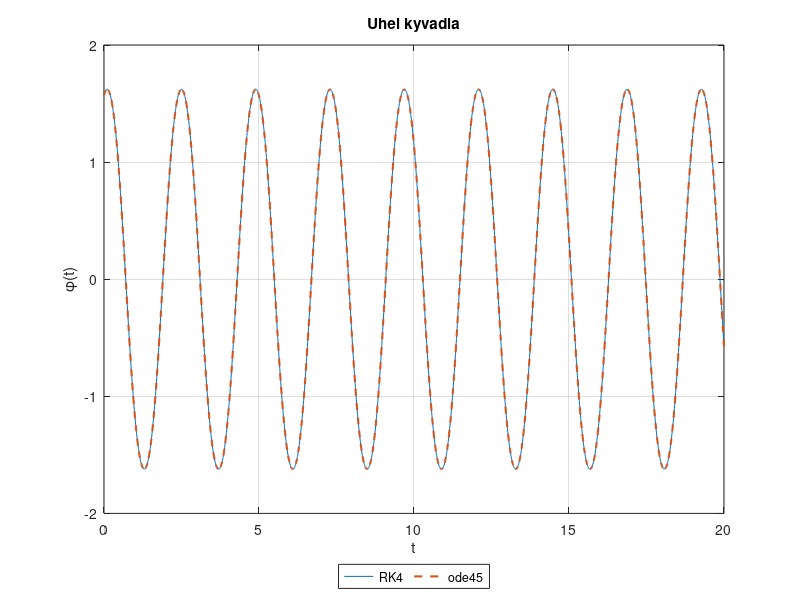
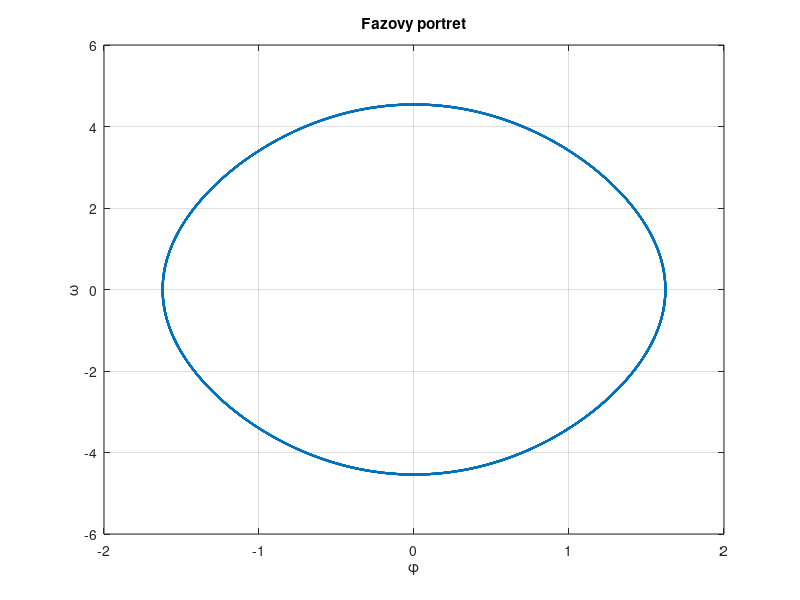

Reproduce these figures in MATLAB, in order.
% Nelinearni kyvadlo  phi'' + (g/l)*sin(phi) = 0,  phi(0) = pi/2, phi'(0) = 1
% Substituce omega = phi' vede na soustavu prvniho radu pro y = (phi, omega):
%   phi' = omega,   omega' = -(g/l)*sin(phi)
g = 9.81; l = 1;                        % tihove zrychleni, delka kyvadla
F = @(t,y) [y(2); -(g/l)*sin(y(1))];    % prava strana soustavy y' = F(t,y)
y0 = [pi/2; 1]; t0 = 0; tMax = 20;      % pocatecni podminka a konec intervalu
n = 2000; h = (tMax - t0)/n; t = t0 + h*(0:n);

Y = zeros(2,n+1); Y(:,1) = y0;          % RK4 pro soustavu: sloupec Y(:,i) je stav v case t(i)
for i = 1:n
    k1 = F(t(i),       Y(:,i));
    k2 = F(t(i) + h/2, Y(:,i) + h/2*k1);
    k3 = F(t(i) + h/2, Y(:,i) + h/2*k2);
    k4 = F(t(i+1),     Y(:,i) + h*k3);
    Y(:,i+1) = Y(:,i) + h/6*(k1 + 2*k2 + 2*k3 + k4);
end

% Srovnani s vestavenym resicem ode45 v tychz casech t
opts = odeset('RelTol', 1e-10, 'AbsTol', 1e-12);
[~, Yref] = ode45(F, t, y0, opts);

% Energie na jednotku hmotnosti by se mela zachovavat
E = 0.5*l^2*Y(2,:).^2 - g*l*cos(Y(1,:));

fprintf('\n  %-33s = %.2e\n', 'krok h', h);
fprintf('  %-33s = %.2e\n', 'max |phi_RK4 - phi_ode45|', max(abs(Y(1,:) - Yref(:,1)')));
fprintf('  %-33s = %.2e\n\n', 'max |E - E(0)|', max(abs(E - E(1))));

% Perioda kmitu
% a) numericky: casy pruchodu phi nulou zdola nahoru (linearni interpolace)
phi = Y(1,:);
idx = find(phi(1:end-1) < 0 & phi(2:end) >= 0);
tNul = t(idx) - phi(idx).*(t(idx+1) - t(idx))./(phi(idx+1) - phi(idx));
T_num = mean(diff(tNul));
% b) presne: amplituda ze zakona zachovani energie a elipticky integral
phiMax = acos(cos(y0(1)) - l*y0(2)^2/(2*g));
T_ex = 4*sqrt(l/g)*ellipke(sin(phiMax/2)^2);
% c) linearizace pro male kmity (sin(phi) ~ phi): T_0 = 2*pi*sqrt(l/g)
T_0 = 2*pi*sqrt(l/g);

fprintf('  %-33s = %.4f rad\n', 'amplituda phi_max', phiMax);
fprintf('  %-33s = %.7f s\n', 'perioda z reseni RK4', T_num);
fprintf('  %-33s = %.7f s\n', 'perioda presna (ellipke)', T_ex);
fprintf('  %-33s = %.7f s\n\n', 'perioda malych kmitu T_0', T_0);

figure(1)                               % uhel v case
plot(t, Y(1,:), '-', t, Yref(:,1), '--', 'LineWidth', 1.5)
grid on; xlabel('t'); ylabel('\phi(t)')
legend('RK4', 'ode45', 'Location', 'southoutside', 'Orientation', 'horizontal')
title('Uhel kyvadla')

figure(2)                               % fazovy portret
plot(Y(1,:), Y(2,:), 'LineWidth', 1.5)
grid on; xlabel('\phi'); ylabel('\omega')
title('Fazovy portret')
